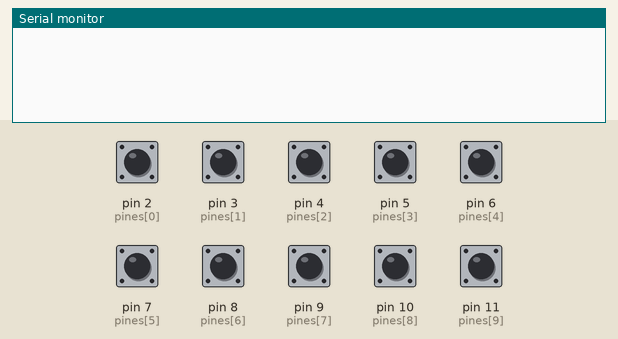
This sketch was run on a simulated Arduino Uno, built with avr-gcc and run on an emulated ATmega328P. Parts: the last lines printed to the serial monitor. The inputs (shaded band) are chosen by the test bench; at power-on: pin 2 (pines[0]), pin 3 (pines[1]), pin 4 (pines[2]), pin 5 (pines[3]), pin 6 (pines[4]), pin 7 (pines[5]), pin 8 (pines[6]), pin 9 (pines[7]), pin 10 (pines[8]), pin 11 (pines[9]) HIGH.

Above: at 1.2 s.
1.3 s: pin 2 (pines[0]) pulled LOW for 0.15 s
At 2.6 s:
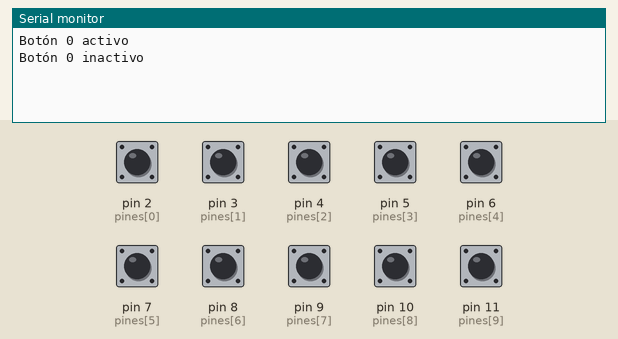
2.9 s: pin 3 (pines[1]) pulled LOW for 0.15 s
At 3.03 s:
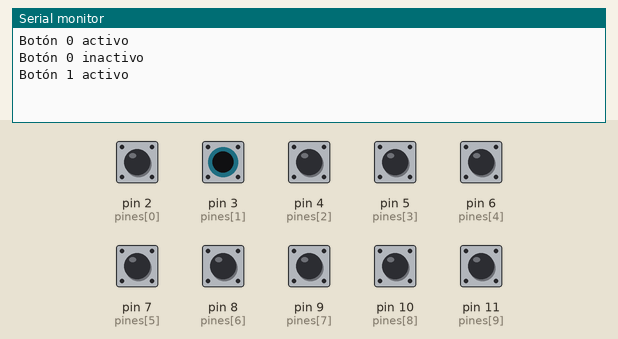
4.5 s: pin 4 (pines[2]) pulled LOW for 0.15 s
At 5.1 s:
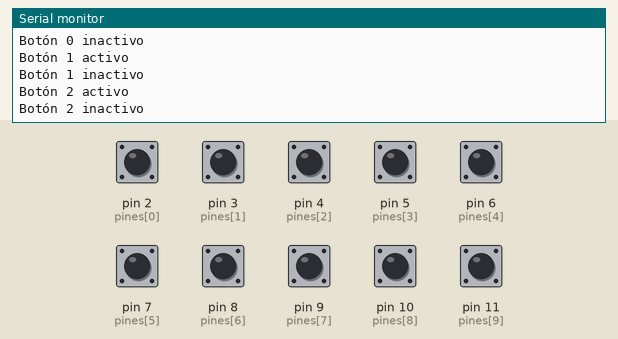
6.1 s: pin 5 (pines[3]) pulled LOW for 0.15 s
At 7.4 s:
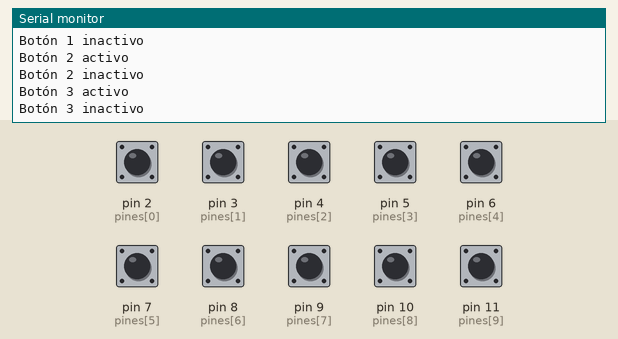
7.7 s: pin 6 (pines[4]) pulled LOW for 0.15 s
At 8.7 s:
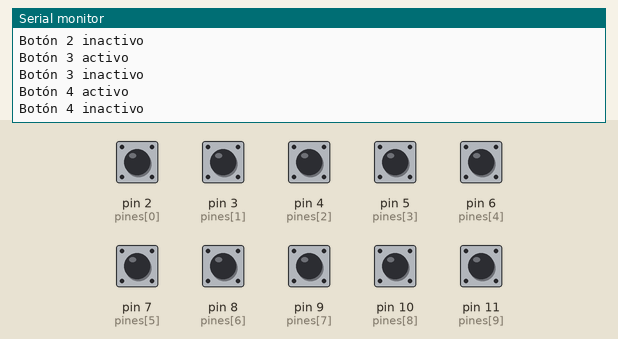
9.3 s: pin 7 (pines[5]) pulled LOW for 0.15 s
At 9.9 s:
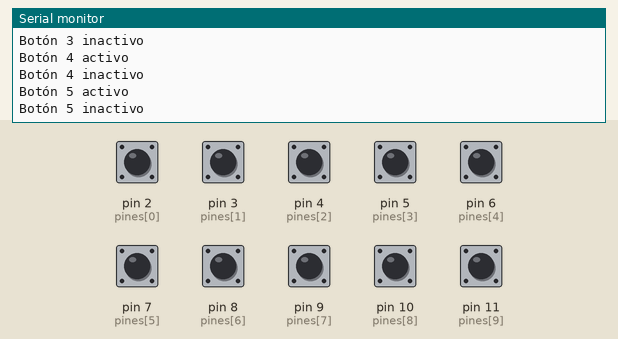

Measured:
- after the input at 1.3 s, the serial monitor: prints a new line at once (image 1)
- after the input at 2.9 s, the serial monitor: prints a new line at once (image 2)
- after the input at 4.5 s, the serial monitor: prints a new line at once (image 3)
- after the input at 6.1 s, the serial monitor: prints a new line at once (image 4)
- after the input at 7.7 s, the serial monitor: prints a new line at once (image 5)
- after the input at 9.3 s, the serial monitor: prints a new line at once (image 6)

The sketch:

10_botones.ino
```cpp
// --- Arduino: 10 botones (5 alfombra + 4 mesa + 1 botón "0") ---
const int numBotones = 10;
int pines[numBotones] = {2, 3, 4, 5, 6, 7, 8, 9, 10, 11}; // 10 botones
int estadoActual[numBotones];
int estadoPrevio[numBotones];

void setup() {
  Serial.begin(115200);
  for (int i = 0; i < numBotones; i++) {
    pinMode(pines[i], INPUT_PULLUP); // usa pull-up interno (botón a GND)
    estadoPrevio[i] = digitalRead(pines[i]);
  }
}

void loop() {
  for (int i = 0; i < numBotones; i++) {
    estadoActual[i] = digitalRead(pines[i]);

    if (estadoActual[i] != estadoPrevio[i]) { // cambio detectado
      if (estadoActual[i] == LOW) {
        Serial.print("Botón ");
        Serial.print(i);
        Serial.println(" activo");
      } else {
        Serial.print("Botón ");
        Serial.print(i);
        Serial.println(" inactivo");
      }

      estadoPrevio[i] = estadoActual[i];
      delay(10); // pequeño debounce
    }
  }
}
```
